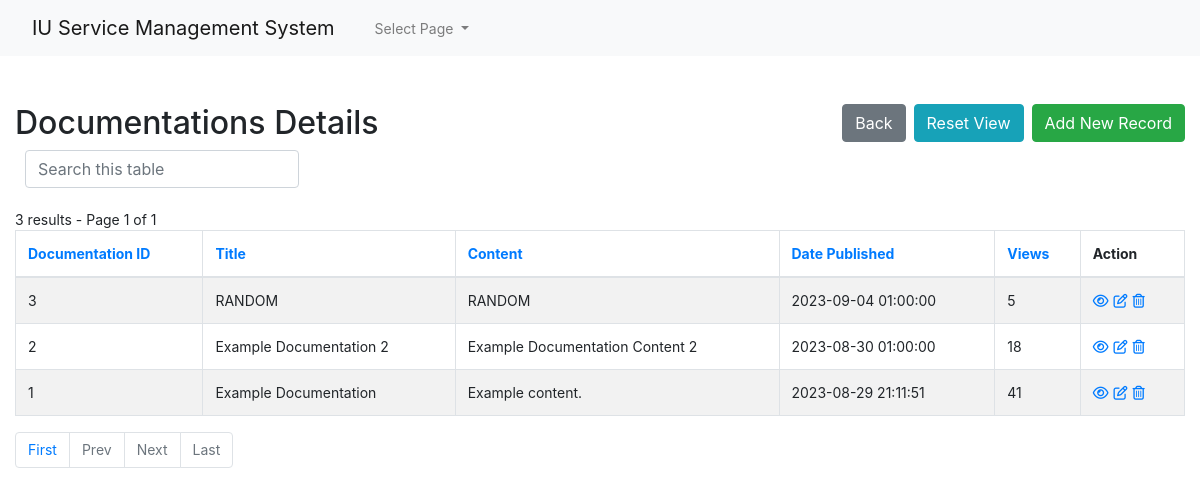
Page /admin1/core/app/documentations-index.php (signed in) on the earlier database version.
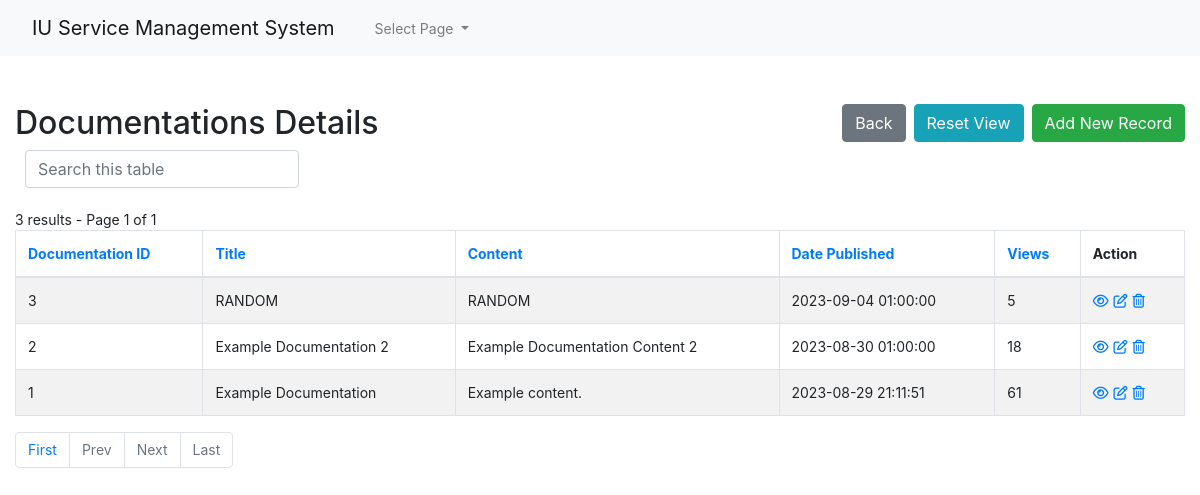
Same page on the later database version.
### tables this page shows
CREATE TABLE `documentations` (
  `id` int(10) UNSIGNED NOT NULL,
  `title` varchar(256) NOT NULL,
  `content` text NOT NULL,
  `date_published` datetime NOT NULL,
  `views` int(11) NOT NULL
);

### admin1/core/app/config.php (called while the page is built, shortened)
<?php
$no_of_records_per_page = 10;
?>

### admin1/core/app/documentations-index.php (the view, shortened to what the changed rows need)
<!DOCTYPE html>
<html lang="en">
<head>
    <link rel="stylesheet" href="https://stackpath.bootstrapcdn.com/bootstrap/4.5.0/css/bootstrap.min.css">
</head>
<body>
    <section class="pt-5">
        <div class="container-fluid">
            <div class="row">
                <div class="col-md-12">
                    <div class="page-header clearfix">
                        <h2 class="float-left">Documentations Details</h2>
                    </div>
                    <br>
                    <?php
                    require_once "config.php";
                    if (isset($_GET['pageno'])) {
                        $pageno = $_GET['pageno'];
                    } else {
                        $pageno = 1;
                    }
                    $offset = ($pageno-1) * $no_of_records_per_page;
                    $order = 'id';
                    $sortBy = array('asc', 'desc'); $sort = 'desc';
                    $sql = "SELECT * FROM documentations ORDER BY $order $sort LIMIT $offset, $no_of_records_per_page";
                    if(!empty($_GET['search'])) {
                        $search = ($_GET['search']);
                        $sql = "SELECT * FROM documentations
                            WHERE CONCAT_WS (id,title,content,date_published,views)
                            LIKE '%$search%'
                            ORDER BY $order $sort
                            LIMIT $offset, $no_of_records_per_page";
                        $count_pages = "SELECT * FROM documentations
                            WHERE CONCAT_WS (id,title,content,date_published,views)
                            LIKE '%$search%'
                            ORDER BY $order $sort";
                    }
                    else {
                        $search = "";
                    }
                    if($result = mysqli_query($link, $sql)){
                        if(mysqli_num_rows($result) > 0){
                            echo "<table class='table table-bordered table-striped'>";
                                echo "<thead>";
                                    echo "<tr>";
                                        echo "<th><a href=?search=$search&sort=&order=id&sort=$sort>Documentation ID</th>";
										echo "<th><a href=?search=$search&sort=&order=title&sort=$sort>Title</th>";
										echo "<th><a href=?search=$search&sort=&order=content&sort=$sort>Content</th>";
										echo "<th><a href=?search=$search&sort=&order=date_published&sort=$sort>Date Published</th>";
										echo "<th><a href=?search=$search&sort=&order=views&sort=$sort>Views</th>";
                                        echo "<th>Action</th>";
                                    echo "</tr>";
                                echo "</thead>";
                                echo "<tbody>";
                                while($row = mysqli_fetch_array($result)){
                                    echo "<tr>";
                                    echo "<td>" . htmlspecialchars($row['id']) . "</td>";echo "<td>" . htmlspecialchars($row['title']) . "</td>";echo "<td>" . htmlspecialchars($row['content']) . "</td>";echo "<td>" . htmlspecialchars($row['date_published']) . "</td>";echo "<td>" . htmlspecialchars($row['views']) . "</td>";
                                        echo "<td>";
                                            echo "<a href='documentations-read.php?id=". $row['id'] ."' title='View Record' data-toggle='tooltip'><i class='far fa-eye'></i></a>";
                                            echo "<a href='documentations-update.php?id=". $row['id'] ."' title='Update Record' data-toggle='tooltip'><i class='far fa-edit'></i></a>";
                                            echo "<a href='documentations-delete.php?id=". $row['id'] ."' title='Delete Record' data-toggle='tooltip'><i class='far fa-trash-alt'></i></a>";
                                        echo "</td>";
                                    echo "</tr>";
                                }
                                echo "</tbody>";
                            echo "</table>";
?>
<?php
                        } else{
                            echo "<p class='lead'><em>No records were found.</em></p>";
                        }
                    } else{
                        echo "ERROR: Could not able to execute $sql. " . mysqli_error($link);
                    }
                    ?>
                </div>
            </div>
        </div>
    </section>
</body>
</html>

Differences in the rows shown:
changed documentations "Example Documentation": views "41" → "61"
